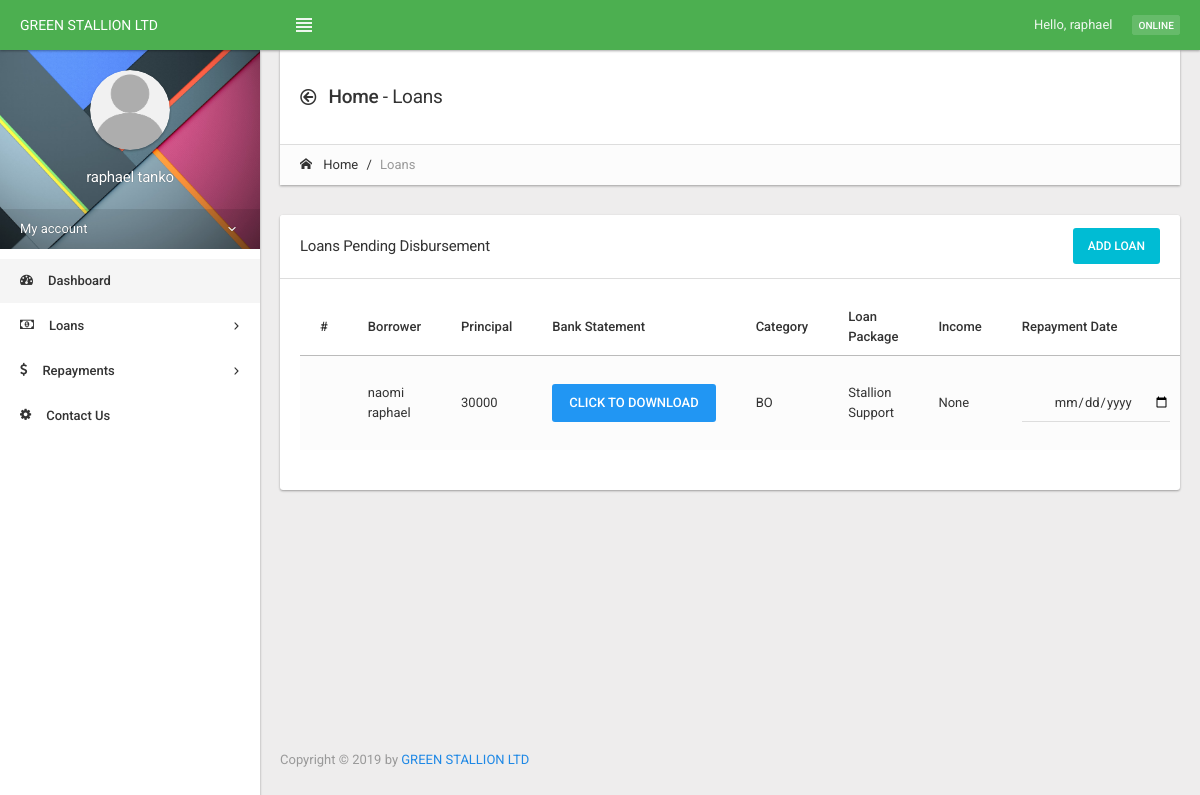
Page /loan/data-status=approved/ (signed in) on the committed database.
### accounts/models.py (models this page shows, shortened)
class User(AbstractUser):
    ROLES = (
        ('AD', 'Admin'),
        ('CL', 'Client'),
        ('ST', 'Staff'),
        ('MG', 'Manager'),
        ('SE', 'Sales Executive')
    )
    CATERGORIES = (
        ('SAE', 'Salary Earner'),
        ('BO', 'Business Owner'),
        ('CO', 'Corper')
    )
    bio = models.TextField(max_length=500, blank=True)
    location = models.CharField(max_length=30, blank=True)
    birth_date = models.DateField(null=True, blank=True)
    role = models.CharField(max_length=30, choices = ROLES, blank=True)
    category = models.CharField(max_length=50, choices = CATERGORIES, blank=True)

### loans/models.py (models this page shows, shortened)
class LoanAccount (models.Model):
    user                = models.ForeignKey(settings.AUTH_USER_MODEL, blank=True, null=True, on_delete=models.PROTECT)
    bank_statement      = models.ForeignKey(Document, on_delete=models.CASCADE, null=True)
    user_category       = models.CharField(max_length=200, null=True, blank=True)
    total_disbursable   = models.DecimalField(max_digits=15, decimal_places=3, default=0)
    total_payable       = models.DecimalField(max_digits=15, decimal_places=3, default=0)
    processing_fee_amount= models.DecimalField(max_digits=15, decimal_places=3, default=0)
    loan_amount         = models.IntegerField(null=True)
    monthly_salary      = models.IntegerField(null=True)
    purpose_of_loan     = models.TextField(null=True)
    loan_tenure         = models.CharField(max_length=100, null=True)
    charged_loan_interest= models.DecimalField(max_digits=15, decimal_places=3, default=0)
    package_list        = models.CharField(max_length=200, null=True)
    loan_approval       = models.BooleanField(null =True)
    loan_disbursement   = models.NullBooleanField()
    loan_repayment      = models.BooleanField(default=False)
    disbursement_date   = models.DateField(null=True)

### loans/views.py (the view, shortened to what this page needs)
# urls.py: path('loan/data-status=approved/', views.loan_approved, name = 'loan_approved'),
@login_required
def loan_approved(request):
    awaiting_disbursement = LoanAccount.objects.filter(Q(loan_approval=True) & Q(loan_disbursement=None))
    return render(request, 'loan/data-status=approved.html',{"awaiting_disbursement": awaiting_disbursement})

### templates/loan/data-status=approved.html (shortened to what this page needs)
{% extends 'base.html' %}
{% load static %}
{% block content %}
{% static "images" as baseUrl %}
<div class="page-header page-header-default">
                    <div class="page-header-content">
                        <div class="page-title">
                            <h4><i class="icon-arrow-left52 position-left"></i> <span class="text-semibold">Home</span>
                                -
                                Loans
                            </h4>
                        </div>
                    </div>
                    <div class="breadcrumb-line">
                        <ul class="breadcrumb">
                            <li><a href="{% url 'dashboard' %}"><i class="icon-home2 position-left"></i> Home</a></li>
                            <li class="active">Loans
                            </li>
                        </ul>
                    </div>
                </div>
                    <section class="">
                        <div class="panel panel-white">
                            <div class="panel-heading">
                                <h6 class="panel-title">
                                    Loans Pending Disbursement
                                </h6>
                                <div class="heading-elements">
                                    <a href="create.html" class="btn btn-info btn-sm">Add Loan</a>
                                </div>
                            </div>
                            <div class="panel-body table-responsive">
                                <table id="data-table" class="table table-striped table-condensed table-hover">
                                    <thead>
                                        <tr>
                                            <th>#</th>
                                            <th>Borrower</th>
                                            <th>Principal</th>
                                            <th>Bank Statement</th>
                                            <th>Category</th>
                                            <th>Loan Package</th>
                                            <th>Income</th>
                                            <th>Repayment Date</th>
                                        </tr>
                                    </thead>
                                    {% if awaiting_disbursement %}
                                    {% for loan_details in awaiting_disbursement %}
                                    <tbody>
                                    <tr>
                        <form action = "{% url 'loan_approved' %}" method = 'POST'>
                        <td></td>
                        <td>{{loan_details.user.first_name}} {{loan_details.user.last_name}}</td>
                        <td>{{loan_details.loan_amount}}</td>
                        <td><a class="btn btn-primary" href="{{loan.bank_statement.bank_statement.url}}" role="button">Click to download</a></td>
                        <td>{{loan_details.user_category}}</td>
                        <td>{{loan_details.package_list}}</td>
                        <td>{{loan_details.monthly_salary}}</td>
                        <td>
                            <div class="form-group has-feedback has-feedback-left">
                                    <input type="date" name="repayment_date" class="form-control" id="repayment_date" required />
                            <div class="form-control-feedback">
                            </div>
                        </td>
                    </form>
                    </tr>
                    </tbody>
                  {% endfor %}
                  {% endif %}
                                </table>
                            </div>
                        </div>
                    </section>
       {% endblock content %}

### templates/base.html (shortened to what this page needs)
{% load static %}
<!DOCTYPE html>
<html class="">
<head>
    <link rel="stylesheet" href="{% static 'assets/themes/limitless/css/icons/icomoon/styles.css'%}">
    <link rel="stylesheet" href="https://cdnjs.cloudflare.com/ajax/libs/ionicons/2.0.1/css/ionicons.min.css">
    <link rel="stylesheet" href="{% static 'assets/themes/limitless/css/bootstrap.css'%}">
    <link rel="stylesheet" href="{% static 'assets/themes/limitless/css/core.css'%}">
    <link rel="stylesheet" href="{% static 'assets/themes/limitless/css/components.css'%}">
    <link rel="stylesheet" href="{% static 'assets/themes/limitless/css/colors.css'%}">
    <link href="{% static 'assets/plugins/font-awesome/css/font-awesome.min.css'%}" rel="stylesheet" type="text/css">
    <link href="{% static 'assets/plugins/bootstrap-toastr/toastr.min.css'%}" rel="stylesheet" type="text/css">
    <link href="{% static 'assets/plugins/bootstrap-touchspin/bootstrap.touchspin.min.css'%}" rel="stylesheet" type="text/css">
    <link href="{% static 'assets/plugins/fullcalendar/fullcalendar.css'%}" rel="stylesheet" type="text/css">
    <link href="{% static 'assets/plugins/sweetalert2/sweetalert2.min.css'%}" rel="stylesheet" type="text/css">
    <link href="{% static 'assets/plugins/fancybox/jquery.fancybox.css'%}" rel="stylesheet" type="text/css">
    <link href="{% static 'assets/plugins/amcharts/plugins/export/export.css'%}" rel="stylesheet" type="text/css">
    <link href="{% static 'assets/plugins/bootstrap-datetimepicker/css/bootstrap-datetimepicker.min.css'%}" rel="stylesheet"
        type="text/css">
    <link href="{% static 'assets/plugins/datepicker/bootstrap-datepicker3.min.css'%}" rel="stylesheet" type="text/css">
</head>
<body class=" pace-done">
    <div class="navbar navbar-inverse bg-success">
        <div class="navbar-header">
            <a class="navbar-brand" href="{% url 'dashboard' %}">GREEN STALLION LTD</a>
        </div>
        <div class="navbar-collapse collapse" id="navbar-mobile">
            <ul class="nav navbar-nav">
                <li><a class="sidebar-control sidebar-main-toggle hidden-xs legitRipple"><i
                            class="icon-paragraph-justify3"></i></a>
                </li>
            </ul>
            <div class="navbar-right">
                {% if user.is_authenticated %}
                <p class="navbar-text">Hello, {{user.first_name}}</p>
                {% endif %}
                <p class="navbar-text"><span class="label bg-success-400">Online</span></p>
            </div>
        </div>
    </div>
    <div class="page-container" style="min-height:582px">
        <div class="page-content">
            <div class="sidebar sidebar-main sidebar-default">
                <div class="sidebar-content">
                    <div class="sidebar-user-material">
                        <div class="category-content">
                            <div class="sidebar-user-material-content">
                                <a href="{% url 'dashboard' %}" class="legitRipple"><img
                                        src="assets/themes/limitless/images/user.png" class="img-circle img-responsive"
                                        alt=""></a>
                                {% if user.is_authenticated %}
                                <h6> {{user.first_name}} {{user.last_name}}</h6>
                                {% endif %}
                            </div>
                            <div class="sidebar-user-material-menu">
                                <a href="dashboard#user-nav" data-toggle="collapse" class="legitRipple"><span>My
                                        account</span> <i class="caret"></i></a>
                            </div>
                        </div>
                    </div>
                    {% if user.is_staff and user.is_superuser %}
                        {% include 'admin.html' %}
                    {% else %}
                        {% include 'client.html' %}
                    {% endif %}
                </div>
            </div>
            <div class="content-wrapper">
                <div class="content">
                   {% block content %}{% endblock content%}
                    <div class="footer text-muted">
                        Copyright © 2019 by <a href="" target="_blank">GREEN STALLION LTD</a>
                    </div>
                </div>
            </div>
        </div>
    </div>
</body>
</html>

### static/assets/themes/limitless/css/colors.css (style rules this page uses)
.bg-success { background-color: #4CAF50; border-color: #4CAF50; color: #fff; }
.bg-success-400 { background-color: #66BB6A; border-color: #66BB6A; color: #fff; }

### rows in the picture
User: first_name "raphael", last_name "tanko"
LoanAccount: user.first_name "naomi", user.last_name "raphael", loan_amount "30000", user_category "BO", package_list "Stallion Support", monthly_salary "None"
